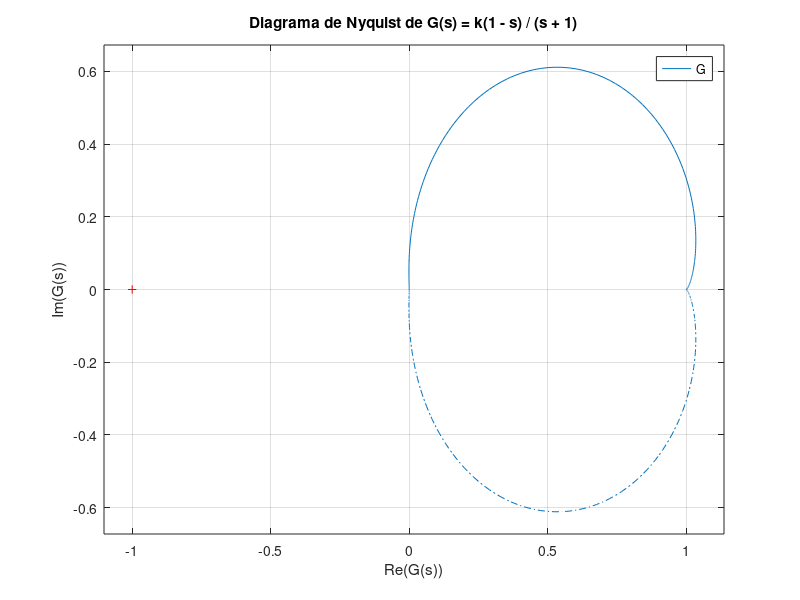

MATLAB code to generate this figure:
clc; clear; close all;

% Definir la variable simbólica
s = tf('s');

% Definir la función de transferencia en lazo abierto
k = 1; % Puedes cambiar este valor de ganancia
G = k * (1) / (s^3 + 0.2 * s^2 + 1);

% Graficar el diagrama de Nyquist
figure;
nyquist(G);
grid on;

% Etiquetas y título
title('Diagrama de Nyquist de G(s) = k(1 - s) / (s + 1)');
xlabel('Re(G(s))');
ylabel('Im(G(s))');
